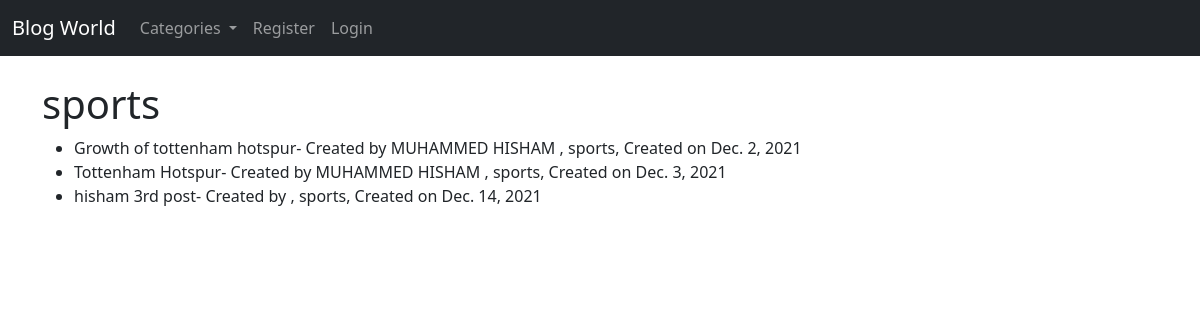
The page /category_blogs/sports on the database its author committed.
### blogapp/models.py (models this page shows, shortened)
class Categories(models.Model):
    name = models.CharField(max_length=255)
    def __str__(self):
        return self.name

class PostBlog(models.Model):
    title = models.CharField(max_length=255)
    author = models.ForeignKey(User, on_delete=models.CASCADE)
    content = models.TextField()
    blog_published_date = models.DateField(auto_now_add=True)
    category = models.ForeignKey(Categories, max_length=255, on_delete=models.CASCADE, null=True, blank=True)
    likes = models.ManyToManyField(User, related_name="blog_posts")

### blogapp/views.py (the view)
# urls.py: path('category_blogs/<str:cats>', CategoryBlogView, name="category_blog_view"),
def CategoryBlogView(request, cats):
    category_id = [category_id[0] for category_id in Categories.objects.filter(name=cats.replace("-", " ")).values_list(
        'id') if category_id]
    category_blogs = []
    if category_id:
        category_blogs = [blogs for blogs in PostBlog.objects.filter(category=category_id[0])]
    return render(request, 'blogs_under_category.html',
                  {'cats': cats.replace("-", " "), 'category_blogs': category_blogs})

### blogapp/templates/blogs_under_category.html (shortened to what this page needs)
{% extends 'base.html' %}
{% block content %}
{% if category_blogs %}
    <h1>{{cats}}</h1>
    <ul>
        {% for item in category_blogs %}
        <li>
            {{item.title}}- Created by {{item.author.first_name |upper}}
            {{item.author.last_name |upper}} , {{item.category}}, Created on {{item.blog_published_date}}
        </li>
        {% endfor %}
    </ul>
{% else %}
 <h1>Page Not Found</h1>
{% endif %}
{% endblock %}

### rows shown on the page
Categories: name "sports"
PostBlog: title "Growth of tottenham hotspur", author.first_name "MUHAMMED", author.last_name "HISHAM", category "sports", blog_published_date "Dec. 2, 2021"
PostBlog: title "Tottenham Hotspur", author.first_name "MUHAMMED", author.last_name "HISHAM", category "sports", blog_published_date "Dec. 3, 2021"
PostBlog: title "hisham 3rd post", category "sports", blog_published_date "Dec. 14, 2021"
